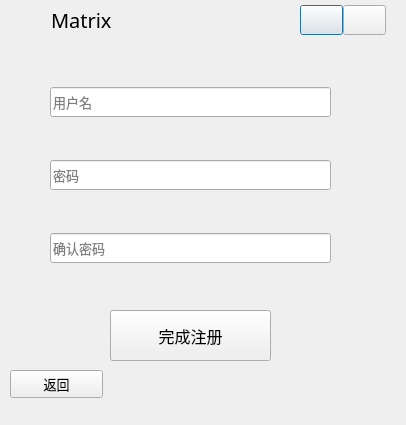
<?xml version="1.0" encoding="UTF-8"?>
<ui version="4.0">
 <class>Register</class>
 <widget class="QDialog" name="Register">
  <property name="geometry">
   <rect>
    <x>0</x>
    <y>0</y>
    <width>406</width>
    <height>425</height>
   </rect>
  </property>
  <property name="windowTitle">
   <string>Dialog</string>
  </property>
  <property name="windowIcon">
   <iconset resource="../resource/qss.qrc">
    <normaloff>:/ui/image/icon/log.png</normaloff>:/ui/image/icon/log.png</iconset>
  </property>
  <widget class="QWidget" name="layoutWidget">
   <property name="geometry">
    <rect>
     <x>50</x>
     <y>50</y>
     <width>281</width>
     <height>251</height>
    </rect>
   </property>
   <layout class="QVBoxLayout" name="hla_register">
    <item>
     <widget class="QLineEdit" name="lineEdit_account">
      <property name="minimumSize">
       <size>
        <width>0</width>
        <height>30</height>
       </size>
      </property>
      <property name="font">
       <font>
        <family>微软雅黑</family>
        <pointsize>10</pointsize>
       </font>
      </property>
      <property name="placeholderText">
       <string>用户名</string>
      </property>
     </widget>
    </item>
    <item>
     <widget class="QLineEdit" name="lineEdit_password">
      <property name="minimumSize">
       <size>
        <width>0</width>
        <height>30</height>
       </size>
      </property>
      <property name="font">
       <font>
        <family>微软雅黑</family>
        <pointsize>10</pointsize>
       </font>
      </property>
      <property name="echoMode">
       <enum>QLineEdit::Password</enum>
      </property>
      <property name="placeholderText">
       <string>密码</string>
      </property>
     </widget>
    </item>
    <item>
     <widget class="QLineEdit" name="lineEdit_pwdIdentify">
      <property name="minimumSize">
       <size>
        <width>0</width>
        <height>30</height>
       </size>
      </property>
      <property name="font">
       <font>
        <family>微软雅黑</family>
        <pointsize>10</pointsize>
       </font>
      </property>
      <property name="echoMode">
       <enum>QLineEdit::Password</enum>
      </property>
      <property name="placeholderText">
       <string>确认密码</string>
      </property>
     </widget>
    </item>
   </layout>
  </widget>
  <widget class="QWidget" name="layoutWidget_2">
   <property name="geometry">
    <rect>
     <x>280</x>
     <y>0</y>
     <width>126</width>
     <height>41</height>
    </rect>
   </property>
   <layout class="QHBoxLayout" name="hla_quitAndMin">
    <property name="spacing">
     <number>0</number>
    </property>
    <property name="leftMargin">
     <number>20</number>
    </property>
    <property name="rightMargin">
     <number>20</number>
    </property>
    <item>
     <widget class="QPushButton" name="pushButton_minimize">
      <property name="minimumSize">
       <size>
        <width>30</width>
        <height>30</height>
       </size>
      </property>
      <property name="text">
       <string/>
      </property>
      <property name="iconSize">
       <size>
        <width>30</width>
        <height>30</height>
       </size>
      </property>
     </widget>
    </item>
    <item>
     <widget class="QPushButton" name="pushButton_shutdown">
      <property name="minimumSize">
       <size>
        <width>30</width>
        <height>30</height>
       </size>
      </property>
      <property name="text">
       <string/>
      </property>
      <property name="iconSize">
       <size>
        <width>30</width>
        <height>30</height>
       </size>
      </property>
     </widget>
    </item>
   </layout>
  </widget>
  <widget class="QPushButton" name="pushButton_back">
   <property name="geometry">
    <rect>
     <x>10</x>
     <y>370</y>
     <width>93</width>
     <height>28</height>
    </rect>
   </property>
   <property name="font">
    <font>
     <family>微软雅黑</family>
     <pointsize>10</pointsize>
    </font>
   </property>
   <property name="text">
    <string>返回</string>
   </property>
  </widget>
  <widget class="QPushButton" name="pushButton_finReg">
   <property name="geometry">
    <rect>
     <x>110</x>
     <y>310</y>
     <width>161</width>
     <height>51</height>
    </rect>
   </property>
   <property name="font">
    <font>
     <family>微软雅黑</family>
     <pointsize>12</pointsize>
    </font>
   </property>
   <property name="text">
    <string>完成注册</string>
   </property>
  </widget>
  <widget class="QWidget" name="layoutWidget_3">
   <property name="geometry">
    <rect>
     <x>0</x>
     <y>0</y>
     <width>151</width>
     <height>41</height>
    </rect>
   </property>
   <layout class="QHBoxLayout" name="hla_title">
    <item>
     <widget class="QLabel" name="label_log">
      <property name="minimumSize">
       <size>
        <width>0</width>
        <height>0</height>
       </size>
      </property>
      <property name="maximumSize">
       <size>
        <width>10000</width>
        <height>100</height>
       </size>
      </property>
      <property name="layoutDirection">
       <enum>Qt::LeftToRight</enum>
      </property>
      <property name="text">
       <string/>
      </property>
      <property name="alignment">
       <set>Qt::AlignCenter</set>
      </property>
     </widget>
    </item>
    <item>
     <widget class="QLabel" name="label_name">
      <property name="minimumSize">
       <size>
        <width>100</width>
        <height>30</height>
       </size>
      </property>
      <property name="maximumSize">
       <size>
        <width>16777215</width>
        <height>30</height>
       </size>
      </property>
      <property name="font">
       <font>
        <family>黑体</family>
        <pointsize>15</pointsize>
       </font>
      </property>
      <property name="text">
       <string>Matrix</string>
      </property>
      <property name="alignment">
       <set>Qt::AlignLeading|Qt::AlignLeft|Qt::AlignVCenter</set>
      </property>
     </widget>
    </item>
   </layout>
  </widget>
  <widget class="QWidget" name="layoutWidget">
   <property name="geometry">
    <rect>
     <x>340</x>
     <y>80</y>
     <width>61</width>
     <height>211</height>
    </rect>
   </property>
   <layout class="QVBoxLayout" name="vla_status">
    <item>
     <widget class="QLabel" name="label_statusUser">
      <property name="text">
       <string/>
      </property>
     </widget>
    </item>
    <item>
     <widget class="QLabel" name="label_statusPwd">
      <property name="text">
       <string/>
      </property>
     </widget>
    </item>
    <item>
     <widget class="QLabel" name="label_statusIdtiPwd">
      <property name="text">
       <string/>
      </property>
     </widget>
    </item>
   </layout>
  </widget>
 </widget>
 <resources>
  <include location="../resource/qss.qrc"/>
 </resources>
 <connections/>
</ui>
